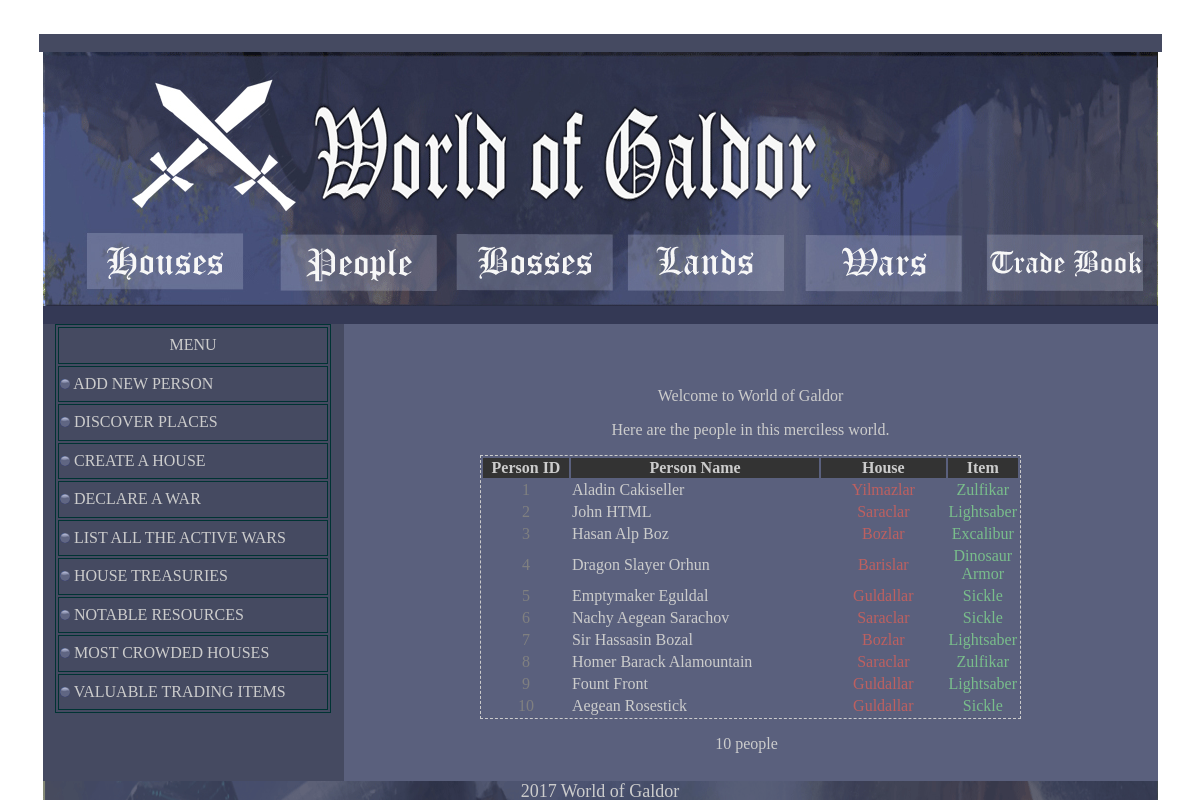
The page /people.php on the database its author committed.
### tables this page shows
CREATE TABLE `person` (
  `pID` int(11) NOT NULL,
  `pName` varchar(200) NOT NULL,
  `is_member_of` varchar(20) NOT NULL,
  `iID` varchar(20) NOT NULL
);

CREATE TABLE `house` (
  `hID` int(11) NOT NULL,
  `hName` varchar(200) NOT NULL,
  `lID` varchar(20) NOT NULL
);

CREATE TABLE `item` (
  `iID` int(11) NOT NULL,
  `iName` varchar(200) NOT NULL
);

### people.php (the view, shortened to what this page needs)
<?php
$db = mysqli_connect('localhost', 'root', '', 'wog_db');
$sql = 'SELECT p.pID,p.pName, h.hName, i.iName
        FROM person p, house h, item i
        WHERE p.is_member_of = h.hID and p.iID = i.iID
		GROUP by p.pID';
$result = mysqli_query($db, $sql);
$sqlCount = 'SELECT COUNT(*) as count FROM person';
$resultCount = mysqli_query($db, $sqlCount);
$rowCount = mysqli_fetch_assoc($resultCount);
$count = $rowCount['count'];
?>
<html>
<head>
</head>
<body leftmargin="0" topmargin="0" marginwidth="0" marginheight="0">
<center>
  <p>&nbsp;	</p>
  <table width="1123" height="357" cellpadding="0" cellspacing="0" id="Table_01">
	<tr>
		<td colspan="4" bgcolor="#454A61"><p>&nbsp;</p>      </td>
	</tr>
	<tr>
		<td width="4" height="254">&nbsp;</td>
		<td colspan="2" bgcolor="#343955"><img src="images/logo.jpg" alt="" width="1115" height="254" border="0" usemap="#Map">
		  </td>
		<td width="4">&nbsp;</td>
	</tr>
	<tr>
		<td height="18">&nbsp;</td>
		<td colspan="2" bgcolor="#343955">
			<img src="images/worldofgaldor_06.gif" width="1115" height="6" alt=""></td>
		<td>&nbsp;</td>
	</tr>
	<tr>
		<td rowspan="2">&nbsp;</td>
	  <td width="301" bgcolor="#454A61" border="1"  bordercolor="38394F" ><table width="276" height="389" border="1" align="center" bordercolor="#003333">
        <tr>
          <td width="266"><div align="center">MENU</div></td>
        </tr>
        <tr>
          <td><a href="addnewperson.php"><img src="images/icon.png" width="10" height="10" border="0"/> ADD NEW PERSON </a></td>
        </tr>
        <tr>
          <td><a href="discover.php"><img src="images/icon.png" width="10" height="10" border="0"/> DISCOVER PLACES </a></td>
        </tr>
        <tr>
          <td><a href="createhouse.php"><img src="images/icon.png" width="10" height="10" border="0"/> CREATE A HOUSE </a></td>
        </tr>
        <tr>
          <td><a href="declarewar.php"><img src="images/icon.png" width="10" height="10" border="0"/> DECLARE A WAR </a></td>
        </tr>
        <tr>
          <td><a href="activewars.php"><img src="images/icon.png" width="10" height="10" border="0"/> LIST ALL THE ACTIVE WARS </a></td>
        </tr>
        <tr>
          <td><a href="housemoney.php"><img src="images/icon.png" width="10" height="10" border="0"/> HOUSE TREASURIES </a></td>
        </tr>
        <tr>
          <td><a href="notableresources.php"><img src="images/icon.png" width="10" height="10" border="0"/> NOTABLE RESOURCES </a></td>
        </tr>
        <tr>
          <td><a href="housestatistics.php"><img src="images/icon.png" width="10" height="10" border="0"/> MOST CROWDED HOUSES </a></td>
        </tr>
        <tr>
          <td><a href="valuabletradingitems.php"><img src="images/icon.png" width="10" height="10" border="0"/> VALUABLE TRADING ITEMS </a></td>
        </tr>
      </table>
	    <p>&nbsp;</p>
	    <p>&nbsp;</p></td>
		<td width="814"  bordercolor="38394F" bgcolor="5a607d" border="1" >
		<p>&nbsp;</p>
	    <p align="center">Welcome to World of Galdor </p>
	    <p align="center">Here are the people in this merciless world. </p>
	    <div align="center">
          <table width="541" style = "border: 1px dashed">
            <thead>
              <tr>
                <th width="88" bgcolor="#333333" class="style8">Person ID</th>
          <th width="264" bgcolor="#333333" class="style8">Person Name</th>
          <th width="129" bgcolor="#333333" class="style8">House</th>
          <th width="40" bgcolor="#333333" class="style8">Item</th>
      </tr>
            </thead>
            <tbody>
  <?php
	while($row = mysqli_fetch_assoc($result)) {
    $pid = $row['pID'];
    $pname = $row['pName'];
    $house = $row['hName'];
    $item = $row['iName'];
    echo "<tr>
          <td><font color='grey'><center>$pid</center></font></td>
          <td>$pname</td>
          <td><center><font color='#BD6060'>$house</font></center></td>
          <td><center><font color='#79BD8B'>$item</font></center></td>
          </tr>";
}
?>
            </tbody>
          </table>
        </div>        <p align="center"><?php echo $count; ?> people
		&nbsp;</p>
				</td>
		<td rowspan="2">&nbsp;</td>
	</tr>
	<tr>
		<td colspan="2" background="images/worldofgaldorsmall_12.gif"><div align="center">
		  <p class="style2">2017 World of Galdor </p>
	    </div></td>
	</tr>
</table>
</center>
</body>
</html>

### people.php (style rules this page uses)
body,td,th { color: #CCCCCC; font-size: 16px; font-family: Georgia, Times New Roman, Times, serif; }
a:link { color: #CCCCCC; text-decoration: none; }
.style2 { font-size: 18px }

### rows shown on the page
person: pID "1", pName "Aladin Cakiseller", house.hName "Yilmazlar", iID.iName "Zulfikar"
person: pID "2", pName "John HTML", house.hName "Saraclar", iID.iName "Lightsaber"
person: pID "3", pName "Hasan Alp Boz", house.hName "Bozlar", iID.iName "Excalibur"
person: pID "4", pName "Dragon Slayer Orhun", house.hName "Barislar", iID.iName "Dinosaur Armor"
person: pID "5", pName "Emptymaker Eguldal", house.hName "Guldallar", iID.iName "Sickle"
person: pID "6", pName "Nachy Aegean Sarachov", house.hName "Saraclar", iID.iName "Sickle"
person: pID "7", pName "Sir Hassasin Bozal", house.hName "Bozlar", iID.iName "Lightsaber"
person: pID "8", pName "Homer Barack Alamountain", house.hName "Saraclar", iID.iName "Zulfikar"
person: pID "9", pName "Fount Front", house.hName "Guldallar", iID.iName "Lightsaber"
person: pID "10", pName "Aegean Rosestick", house.hName "Guldallar", iID.iName "Sickle"

### other values the page prints
$count "10"
